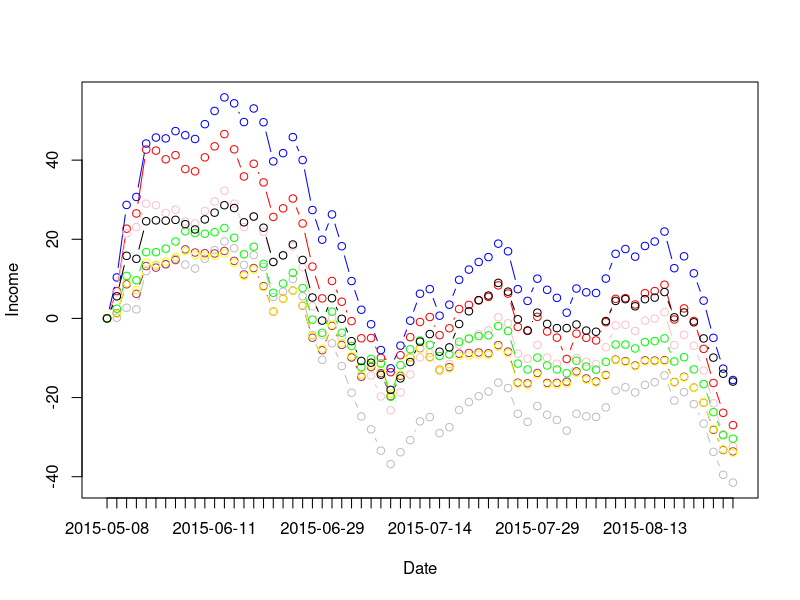

Here is the R script that generated this plot:
library(reshape)

i100 <- read.table("i100.csv", sep=',', header=TRUE, stringsAsFactors=FALSE)
i100$Date <- as.Date(i100$Date, "%Y/%m/%d")
i100 <- rename(i100, c(Close="i100_close", Net="i100_net"))

tj100 <- read.table("tj100.csv", sep=',', header=TRUE, stringsAsFactors=FALSE)
tj100$Date <- as.Date(tj100$Date, "%Y-%m-%d")
tj100 <- rename(tj100, c(Close="tj100_close", Net="tj100_net"))

hs300 <- read.table("hs300.csv", sep=',', header=TRUE, stringsAsFactors=FALSE)
hs300$Date <- as.Date(hs300$Date, "%Y-%m-%d")
hs300 <- rename(hs300, c(Net="hs300_net", Close="hs300_close"))

ss000001 <- read.table("ss000001.csv", sep=',', header=TRUE, stringsAsFactors=FALSE)
ss000001$Date <- as.Date(ss000001$Date, "%Y-%m-%d")
ss000001 <- rename(ss000001, c(Close="ss000001_close"))

candidate <- read.table("candidate_540003.csv", sep=',', header=TRUE, stringsAsFactors=FALSE)
candidate$Date <- as.Date(candidate$Date, "%Y-%m-%d")
candidate <- rename(candidate, c(Net="candidate_net"))


cmp_df <- merge(i100, tj100, by='Date')
cmp_df <- merge(cmp_df, hs300, by='Date')
cmp_df <- merge(cmp_df, ss000001, by='Date')
cmp_df <- merge(cmp_df, candidate, by='Date')

cmp_df <- na.omit(cmp_df)

cmp_df <- cmp_df[order(cmp_df$Date),]

start <- 1

cmp_df$i100_index_income <- (cmp_df$i100_close / cmp_df[start, 'i100_close'] - 1) * 100
cmp_df$i100_fund_income <- (cmp_df$i100_net /cmp_df[start, 'i100_net'] - 1) * 100
cmp_df$tj100_index_income <- (cmp_df$tj100_close / cmp_df[start, 'tj100_close'] - 1) * 100
cmp_df$tj100_fund_income <- (cmp_df$tj100_net / cmp_df[start, 'tj100_net'] - 1) * 100
cmp_df$hs300_index_income <-(cmp_df$hs300_close / cmp_df[start, 'hs300_close'] - 1) * 100
cmp_df$hs300_fund_income <- (cmp_df$hs300_net / cmp_df[start, 'hs300_net'] - 1) * 100
cmp_df$ss000001_index_income <- (cmp_df$ss000001_close / cmp_df[start, 'ss000001_close'] - 1) * 100
cmp_df$candidate_fun_income <- (cmp_df$candidate_net / cmp_df[start, 'candidate_net'] - 1) * 100


max4p <- max(cmp_df$i100_index_income, cmp_df$i100_fund_income, cmp_df$tj100_index_income, cmp_df$tj100_fund_income, cmp_df$hs300_index_income, cmp_df$hs300_fund_income, cmp_df$ss000001_index_income, cmp_df$candidate_fun_income)
min4p <- min(cmp_df$i100_index_income, cmp_df$i100_fund_income, cmp_df$tj100_index_income, cmp_df$tj100_fund_income, cmp_df$hs300_index_income, cmp_df$hs300_fund_income, cmp_df$ss000001_index_income, cmp_df$candidate_fun_income)

plot(cmp_df$i100_index_income, type='b', col='red', xaxt='n', xlab='Date', ylab='Income', ylim=c(min4p, max4p))
lines(cmp_df$tj100_index_income, type='b', col='blue')
lines(cmp_df$i100_fund_income, type='b', col='pink')
lines(cmp_df$tj100_fund_income, type='b', col='grey')
lines(cmp_df$hs300_index_income, type='b', col='maroon')
lines(cmp_df$hs300_fund_income, type='b', col='yellow')
lines(cmp_df$ss000001_index_income, type='b', col='green')
lines(cmp_df$candidate_fun_income, type='b', col='black')
axis(1, 1:length(cmp_df$Date), labels=cmp_df$Date)
